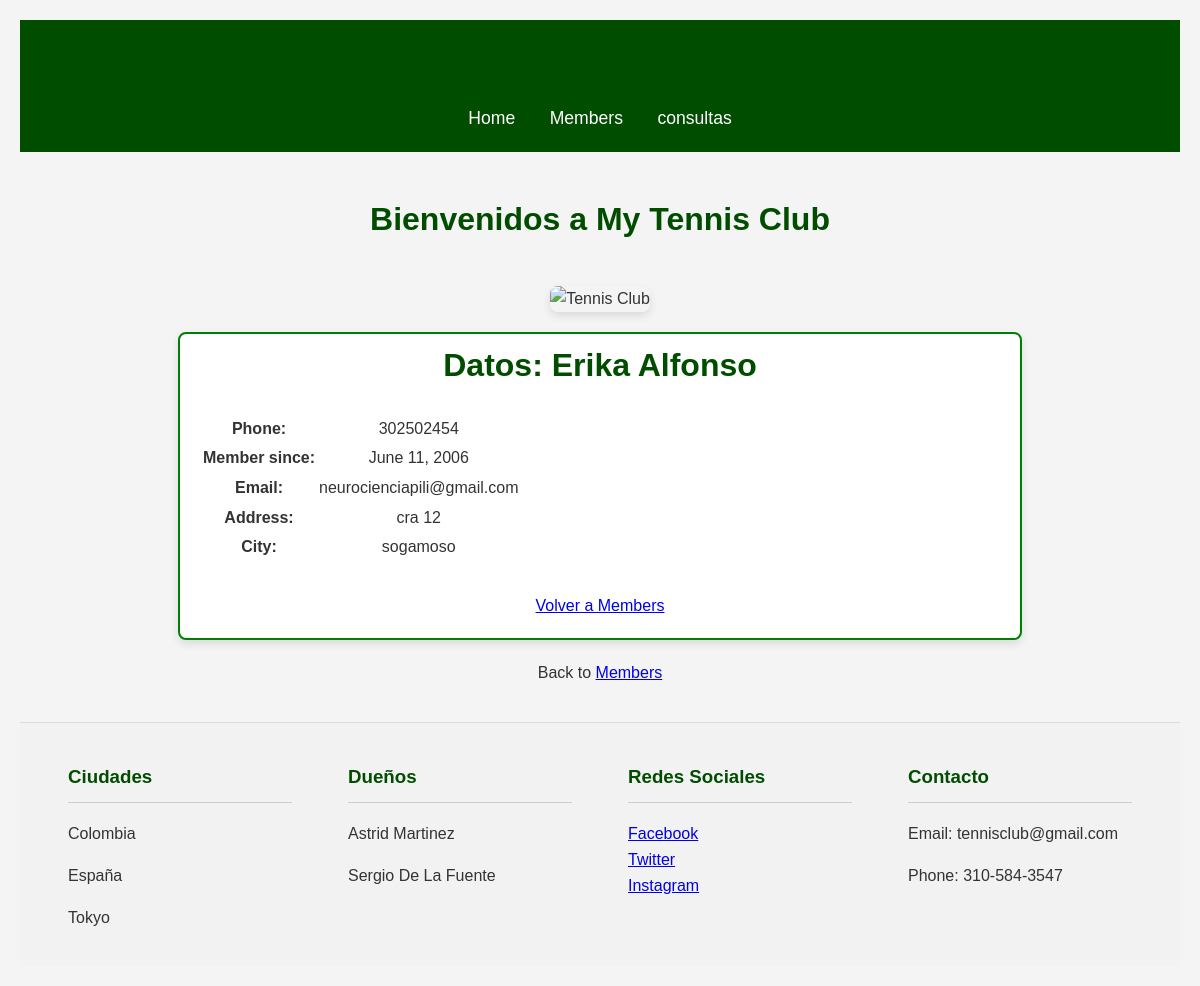
Screenshot of /members/details/7 with the database file from the repository.
### members/models.py (models this page shows, shortened)
class Member(models.Model):
  firstname = models.CharField(max_length=255)
  lastname = models.CharField(max_length=255)
  phone = models.IntegerField(null=True)
  joined_date = models.DateField(null=True)
  email = models.EmailField(null=True)
  address = models.CharField(null=True)
  city = models.CharField(null=True)

### members/views.py (the view)
# urls.py: path('members/details/<int:id>', views.details, name='details'),
def details(request, id):
  try:
    mymember = Member.objects.get(id=id)
    template = loader.get_template('details.html')
    context = {
      'mymember': mymember,
    }
    return HttpResponse(template.render(context, request))
  except Member.DoesNotExist:
    template = loader.get_template('404.html')
    return HttpResponse(template.render({}, request), status=404)

### members/templates/details.html (shortened to what this page needs)
{% extends "master.html" %}
{% block content %}
<div class="contenido-principal">
  <div class="header-tenis" style="margin: -35px -35px 20px -35px;">
     <h1>Datos: {{ mymember.firstname }} {{ mymember.lastname }}</h1>
  </div>
  <table class="tabla">
    <tbody>
      <tr>
        <td><strong>Phone:</strong></td>
        <td>{{ mymember.phone }}</td>
      </tr>
      <tr>
        <td><strong>Member since:</strong></td>
        <td>{{ mymember.joined_date }}</td>
      </tr>
      <tr>
        <td><strong>Email:</strong></td>
        <td>{{ mymember.email }}</td>
      </tr>
      <tr>
        <td><strong>Address:</strong></td>
        <td>{{ mymember.address }}</td>
      </tr>
      <tr>
        <td><strong>City:</strong></td>
        <td>{{ mymember.city }}</td>
      </tr>
    </tbody>
  </table>
  <div style="text-align: center; margin-top: 30px;">
    <a href="/members" class="btn-saque">Volver a Members</a>
  </div>
</div>
<p>Back to <a href="/members">Members</a></p>
{% endblock %}

### members/static/mystyles.css (style rules this page uses)
body { font-family: 'Segoe UI', Tahoma, Geneva, Verdana, sans-serif; margin: 0; display: flex; flex-direction: column; min-height: 100vh; color: #333; }
h1, h2, h3 { color: #004d00; }
.contenido-principal { max-width: 800px; margin: 20px auto; padding: 20px; border: 2px solid #008000; border-radius: 8px; box-shadow: 0 4px 8px rgba(0,0,0,0.1); background-color: #fff; }

### mystaticfiles/myglobal.css (style rules this page uses)
body { background-color: #f4f4f4; font-family: Arial, sans-serif; color: #333; margin: 20px; line-height: 1.6; }

### rows the page displays
Member: firstname "Erika", lastname "Alfonso", phone "302502454", joined_date "June 11, 2006", email "neurocienciapili@gmail.com", address "cra 12", city "sogamoso"
